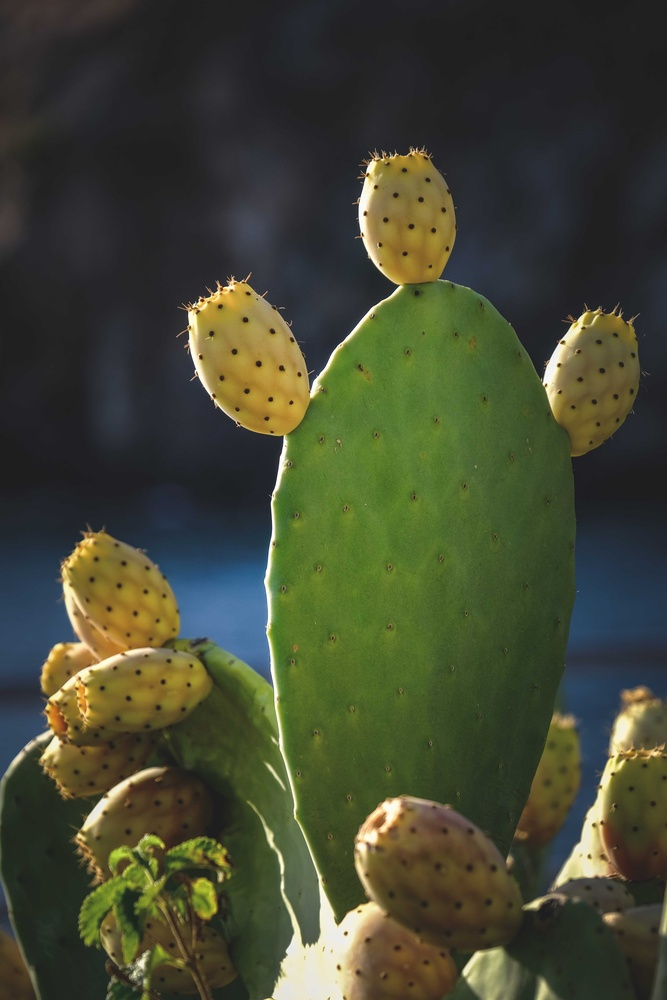
%> input picture clase04_Binarisacion/img_1.jpg, 667 x 1000 px, shrunk from 2400 x 3600 before the run
$ octave clase04.m   (GNU Octave 9; MATLAB toolbox functions it lacks are replaced by stand-ins)
%> lines starting %> are read from the running program, lines starting %| are printed output that depends on the picture; in (x1, y1, x2, y2) boxes, pixels count from 0 and x2, y2 are one past the last pixel; in counts of white or black regions, pixels touching at a corner belong together; the program's own positions count from 1
clc
clear all
close all

img = imread("img_1.jpg");
%> img is the input picture: size 1000x667x3 uint8; mean R, G, B 67.7, 71.6, 50.8
% figure(1)
% imshow(img_bn);
%% Binarizacion

% conversion a gris
img_gris = rgb2gray(img);
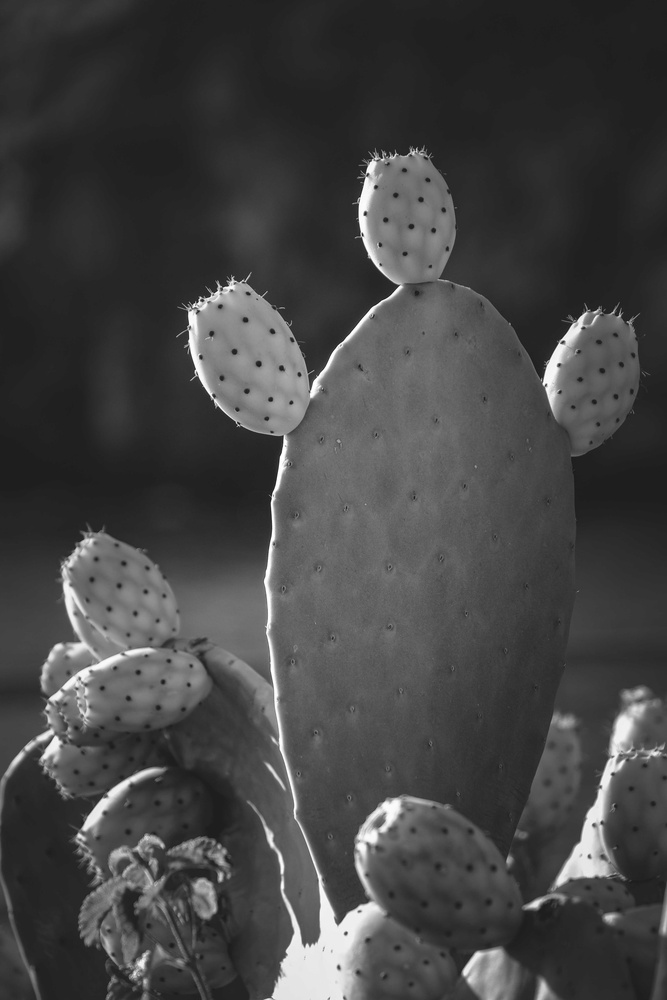
%> img_gris: size 1000x667 uint8; min 18, max 255, mean 68.1

valor_de_pixel = 127;

% valor entre 0 y 1
umbral = valor_de_pixel/255;

% conversion a blanco y negro
img_bn = im2bw(img_gris,umbral);
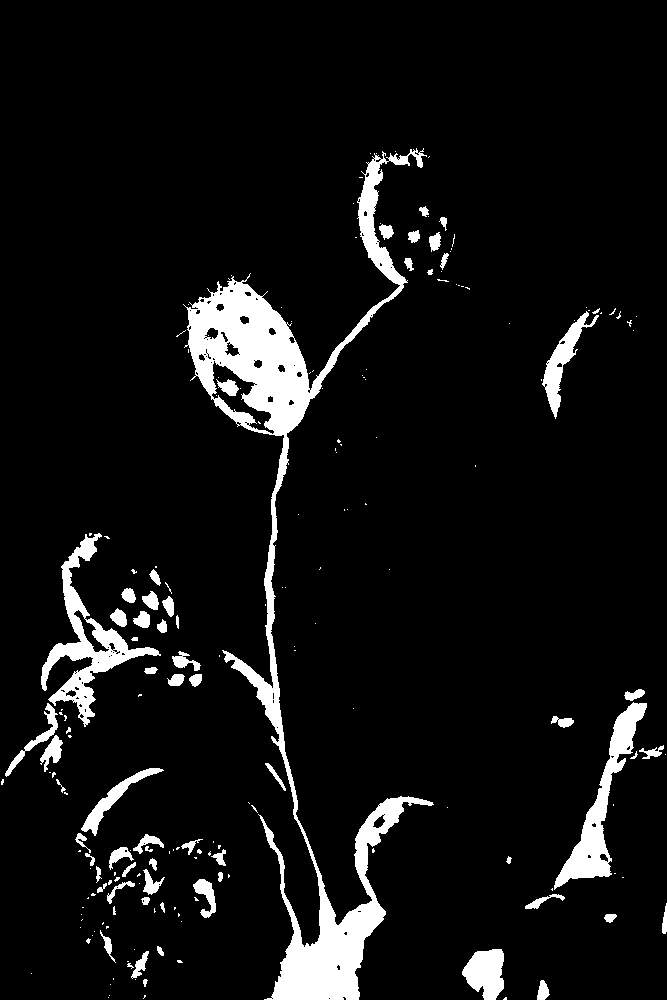
%> img_bn: size 1000x667 logical; 7.2% white; 201 white regions (136 under 20 px), largest, box (x1, y1, x2, y2) and area: (183, 148, 434, 1000) 27157, (41, 533, 161, 727) 4844, (554, 702, 647, 890) 3988

% metodo opcional
img_ibn = imbinarize(img_gris,"adaptive","ForegroundPolarity","dark","Sensitivity",0.7);
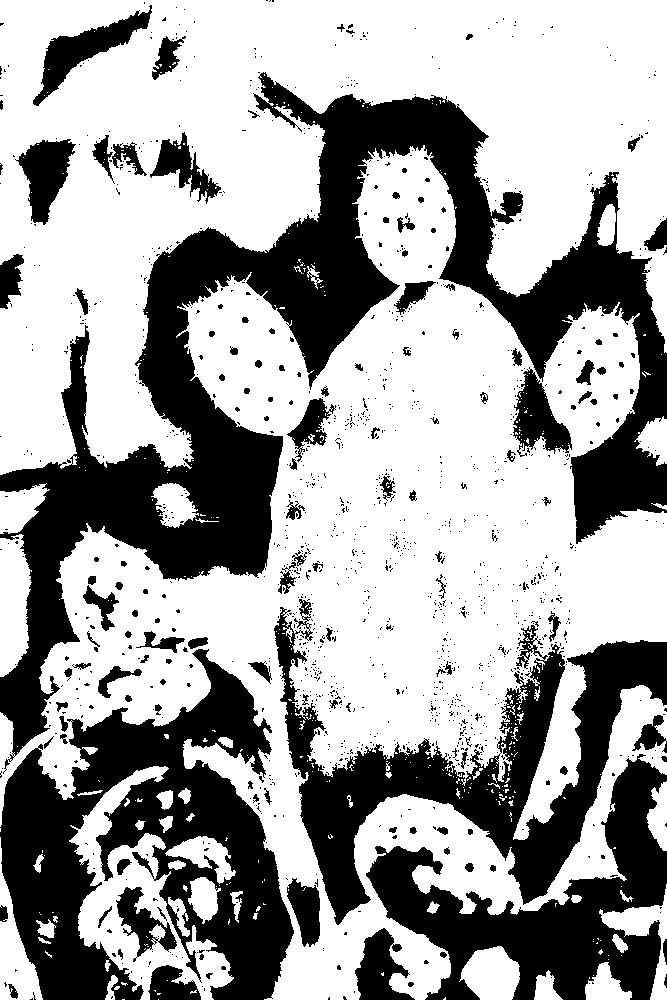
%> img_ibn: size 1000x667 logical; 63.5% white; 1363 black regions (1228 under 20 px), largest, box (x1, y1, x2, y2) and area: (0, 72, 667, 774) 98557, (0, 649, 294, 1000) 49474, (274, 599, 667, 925) 35631
figure(2)
imshow(img_bn);
figure(3)
imshow(img_ibn);
figure(4)
imshow(img_gris);

%% operacion not
% img_bn_not = not(img_bn);
img_bn_not = ~(img_bn);
figure(5)
imshow(img_bn_not);

$ run again, with clase04_Binarisacion/lobo.jpg copied over clase04_Binarisacion/img_1.jpg
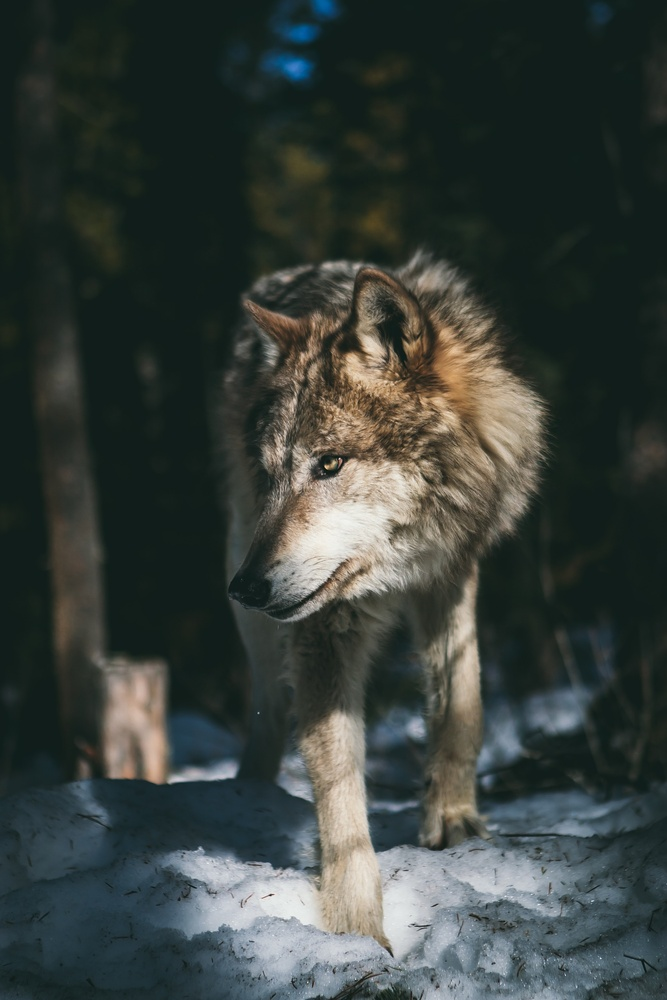
%> input picture clase04_Binarisacion/lobo.jpg, 667 x 1000 px, shrunk from 2592 x 3888 before the run
%> img is the input picture: size 1000x667x3 uint8; mean R, G, B 55.9, 63.6, 59.8
%> `img_bn = im2bw(img_gris,umbral);`:
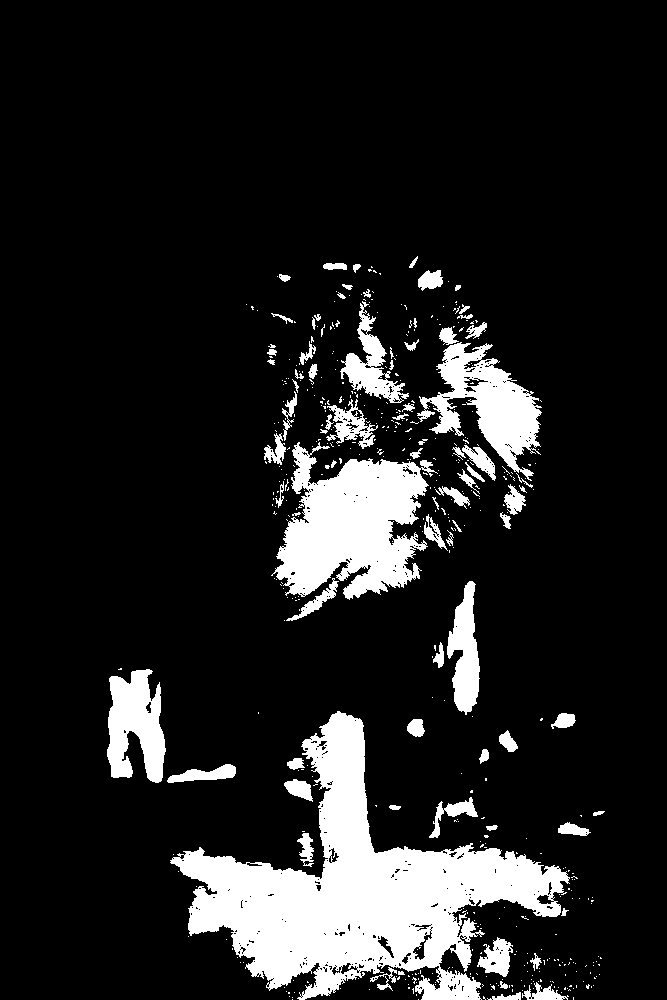
%> img_bn: size 1000x667 logical; 13% white; 517 white regions (435 under 20 px), largest, box (x1, y1, x2, y2) and area: (170, 711, 570, 1000) 42051, (271, 442, 438, 600) 15261, (417, 342, 542, 481) 7048
%> `img_ibn = imbinarize(img_gris,"adaptive","ForegroundPolarity","dark","..`:
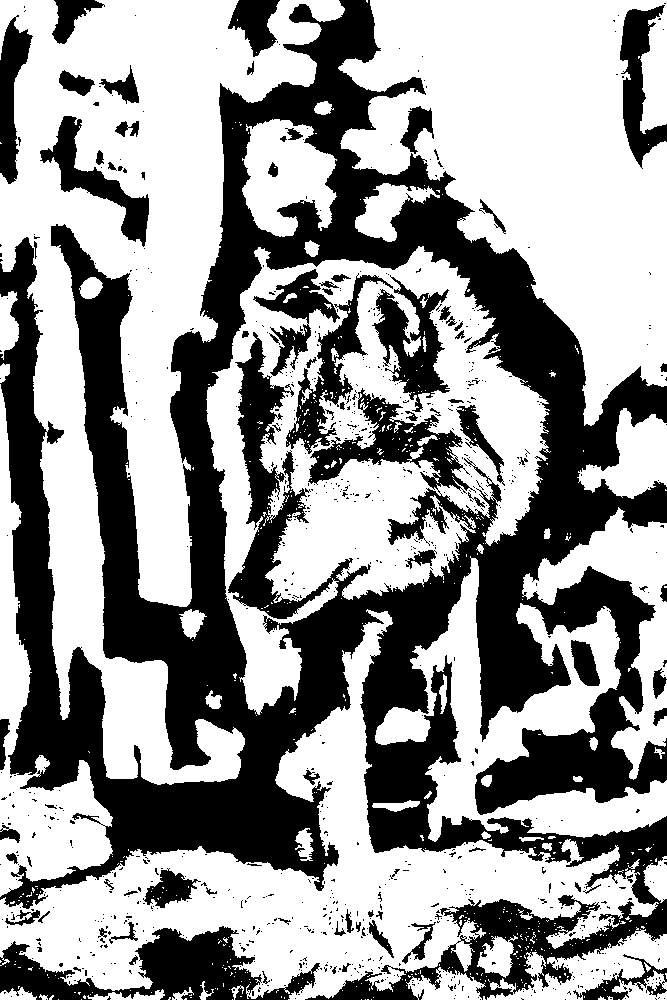
%> img_ibn: size 1000x667 logical; 59.4% white; 870 black regions (788 under 20 px), largest, box (x1, y1, x2, y2) and area: (0, 0, 667, 1000) 223701, (0, 926, 320, 1000) 9982, (372, 275, 450, 412) 4471
